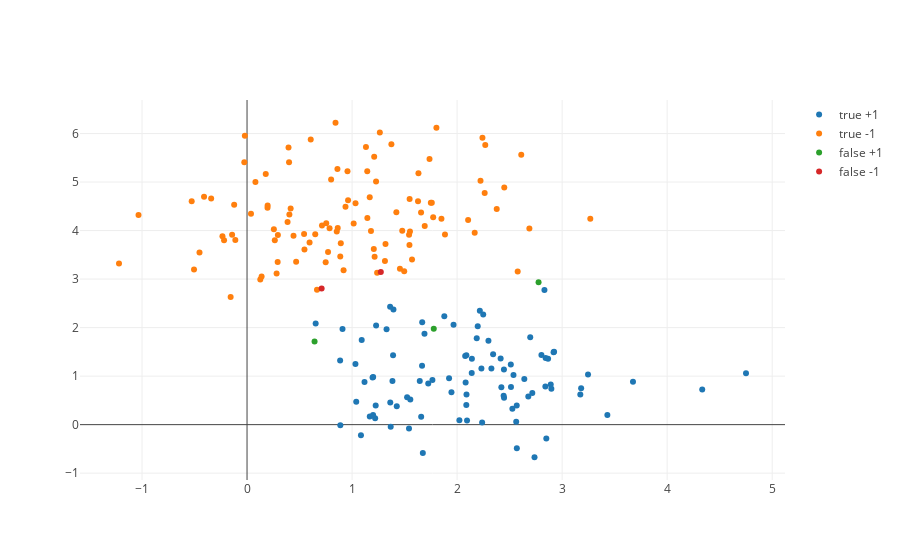

The notebook cell saved with this chart:
### Code cell
def print_perceptron_metrics(df, perc):
    df_data = df.drop(columns=['label'])
    df_lab = df['label']
    
    
    true_positive =  sum([int(1 == tr_sgn(perc, np.array(df_data.iloc[k])) == df_lab.iloc[k]) for k in range(len(df.index))])
    false_positive = sum([int(1 == tr_sgn(perc, np.array(df_data.iloc[k])) != df_lab.iloc[k]) for k in range(len(df.index))])

    true_negative =  sum([int(0 == tr_sgn(perc, np.array(df_data.iloc[k])) == df_lab.iloc[k]) for k in range(len(df.index))])
    false_negative = sum([int(0 == tr_sgn(perc, np.array(df_data.iloc[k])) != df_lab.iloc[k]) for k in range(len(df.index))])

    accuracy = (true_positive + true_negative) / (true_negative + true_positive + false_negative + false_positive)
    
    print("Validation set: Precision: {}, recall: {}, accuracy: {}".format(
    true_positive / (true_positive + false_positive),
    true_positive / (true_positive + false_negative),
    accuracy))
    
    return accuracy

def draw_perceptron(df, perc):
    df_data = df.drop(columns=['label'])
    df_lab = df['label']
        
    plotly.offline.iplot([
        go.Scatter(
            y = df[pd.Series([1 == tr_sgn(perc, np.array(df_data.iloc[k])) == df_lab.iloc[k] for k in range(len(df.index))], index=df.index)]['y'],
            x = df[pd.Series([1 == tr_sgn(perc, np.array(df_data.iloc[k])) == df_lab.iloc[k] for k in range(len(df.index))], index=df.index)]['x'],
            mode = 'markers',
            name = 'true +1'
        ),
        go.Scatter(
            y = df[pd.Series([0 == tr_sgn(perc, np.array(df_data.iloc[k])) == df_lab.iloc[k] for k in range(len(df.index))], index=df.index)]['y'],
            x = df[pd.Series([0 == tr_sgn(perc, np.array(df_data.iloc[k])) == df_lab.iloc[k] for k in range(len(df.index))], index=df.index)]['x'],
            mode = 'markers',
            name = 'true -1'
        ),
        go.Scatter(
            y = df[pd.Series([1 == tr_sgn(perc, np.array(df_data.iloc[k])) != df_lab.iloc[k] for k in range(len(df.index))], index=df.index)]['y'],
            x = df[pd.Series([1 == tr_sgn(perc, np.array(df_data.iloc[k])) != df_lab.iloc[k] for k in range(len(df.index))], index=df.index)]['x'],
            mode = 'markers',
            name = 'false +1'
        ),
        go.Scatter(
            y = df[pd.Series([0 == tr_sgn(perc, np.array(df_data.iloc[k])) != df_lab.iloc[k] for k in range(len(df.index))], index=df.index)]['y'],
            x = df[pd.Series([0 == tr_sgn(perc, np.array(df_data.iloc[k])) != df_lab.iloc[k] for k in range(len(df.index))], index=df.index)]['x'],
            mode = 'markers',
            name = 'false -1'
    )], filename='line-mode')

print_perceptron_metrics(blobs_test, blobs_perceptron)
draw_perceptron(blobs_test, blobs_perceptron)

### Figure 1 — Plotly figure (JSON) as saved in the notebook; plotly's stock layout.template omitted (floating-point values rounded to 4 significant figures)
{"data": [{"mode": "markers", "name": "true +1", "type": "scatter", "uid": "49b13611-af95-4b03-9864-55f2284ab3cc", "x": [2.526, 0.9091, 2.737, 2.443, 1.22, 2.447, 2.089, 2.141, 3.247, 1.725, 1.229, 2.022, 1.225, 3.181, 2.568, 1.39, 1.645, 1.085, 1.364, 2.513, 1.946, 2.077, 1.092, 1.118, 4.334, 1.674, 1.201, 2.898, 1.04, 2.866, 4.751, 2.919, 2.187, 2.678, 2.84, 1.195, 2.831, 1.426, 1.668, 2.849, 2.088, 2.327, 2.563, 2.343, 1.542, 1.666, 1.554, 3.431, 0.8864, 1.169, 2.081, 1.2, 2.139, 2.716, 2.446, 0.8882, 2.094, 2.64, 1.394, 1.362, 2.537, 2.088, 1.368, 1.923, 1.032, 2.196, 2.803, 1.966, 1.658, 2.217, 2.843, 2.298, 2.511, 1.689, 1.878, 1.765, 2.569, 2.231, 2.891, 3.675, 2.696, 1.328, 0.6534, 2.414, 2.923, 1.385, 2.421, 2.249, 1.524, 2.238, 3.173], "y": [0.3281, 1.973, -0.6719, 0.5937, 0.1341, 0.5568, 0.6191, 1.356, 1.032, 0.8467, 2.042, 0.09107, 0.3965, 0.7513, 0.3922, 1.429, 0.8998, -0.2167, 0.4543, 0.7766, 0.6667, 1.416, 1.745, 0.8768, 0.727, -0.5849, 0.9839, 0.739, 0.4723, 1.36, 1.059, 1.494, 1.783, 0.5787, 0.785, 0.9699, 2.777, 0.3806, 2.11, -0.2851, 0.4056, 1.159, 0.05847, 1.452, -0.07946, 1.214, 0.5165, 0.1969, 1.324, 0.1691, 0.8663, 0.1993, 1.065, 0.6503, 1.136, -0.009917, 0.08305, 0.94, 2.374, 2.429, 1.022, 1.43, -0.04084, 0.9538, 1.252, 2.027, 1.438, 2.06, 0.1645, 2.345, 1.372, 1.729, 1.242, 1.875, 2.236, 0.9183, -0.4875, 1.159, 0.8249, 0.8851, 1.803, 1.966, 2.086, 1.363, 1.5, 0.8987, 0.7703, 2.27, 0.5658, 0.04225, 0.6227]}, {"mode": "markers", "name": "true -1", "type": "scatter", "uid": "330972c1-9646-4965-b351-fab9a70073e9", "x": [1.264, 1.772, 0.3949, 2.167, 1.168, 1.551, -1.219, -0.1227, 1.851, 0.2552, 1.571, 1.548, 1.033, 1.543, 2.241, 1.145, 1.478, -0.02088, 1.737, 1.546, 0.6493, 0.9564, 1.75, 0.3999, 1.313, 2.688, -0.2342, 1.207, 0.4674, -0.1423, -0.1115, 0.7135, 1.215, -0.02601, 1.628, 0.2642, 0.1261, 0.8004, 1.496, 0.07984, 0.1386, 0.5953, 0.8423, 3.268, 1.803, 0.7539, 0.2814, -0.527, 0.2936, 1.228, 1.885, 0.6064, 2.577, 2.449, 1.18, 0.5431, 0.03754, 0.4031, 0.195, 0.666, -0.4094, 0.196, 0.4152, 1.422, 1.318, 1.657, 0.8633, 1.374, 2.268, -0.3416, 0.2915, 2.377, 0.8542, 0.8607, 0.8926, 0.5467, 1.238, 1.759, 1.211, 2.105, -0.5047, 1.132, -0.4528, 0.7487, 2.611, 0.4424, 0.3859, 1.692, 0.9618, 1.632, 0.9374, -1.033, 2.263, -0.2188, 2.223, 0.1781, 0.8876, 1.146, 0.9191, 0.7711, -0.1561, 1.456, 0.7856, 1.015], "y": [6.022, 4.274, 5.714, 3.955, 4.686, 3.979, 3.323, 4.531, 4.242, 4.027, 3.402, 4.65, 4.561, 3.912, 5.915, 5.223, 3.995, 5.956, 5.473, 3.702, 3.927, 5.221, 4.573, 5.407, 3.375, 4.043, 3.884, 3.623, 3.355, 3.911, 3.806, 4.105, 3.46, 5.41, 4.607, 3.801, 2.991, 5.052, 3.164, 5.001, 3.053, 3.752, 6.222, 4.241, 6.118, 4.149, 3.113, 4.606, 3.909, 5.009, 3.918, 5.876, 3.158, 4.886, 3.989, 3.931, 4.348, 4.331, 4.468, 2.781, 4.697, 4.518, 4.453, 4.379, 3.722, 4.37, 4.051, 5.779, 5.765, 4.659, 3.353, 4.443, 3.979, 5.27, 3.74, 3.61, 3.132, 4.575, 5.524, 4.218, 3.196, 5.724, 3.548, 3.345, 5.562, 3.895, 4.177, 4.092, 4.626, 5.179, 4.491, 4.321, 4.774, 3.802, 5.028, 5.168, 3.464, 4.261, 3.183, 3.557, 2.63, 3.212, 4.047, 4.145]}, {"mode": "markers", "name": "false +1", "type": "scatter", "uid": "a13fb725-53bc-442a-9123-6515bbb6c72b", "x": [2.776, 1.778, 0.6427], "y": [2.935, 1.975, 1.715]}, {"mode": "markers", "name": "false -1", "type": "scatter", "uid": "e33333e4-0ffc-4ce4-97b6-e8267b04d396", "x": [0.7101, 1.274], "y": [2.805, 3.144]}], "layout": {}}
